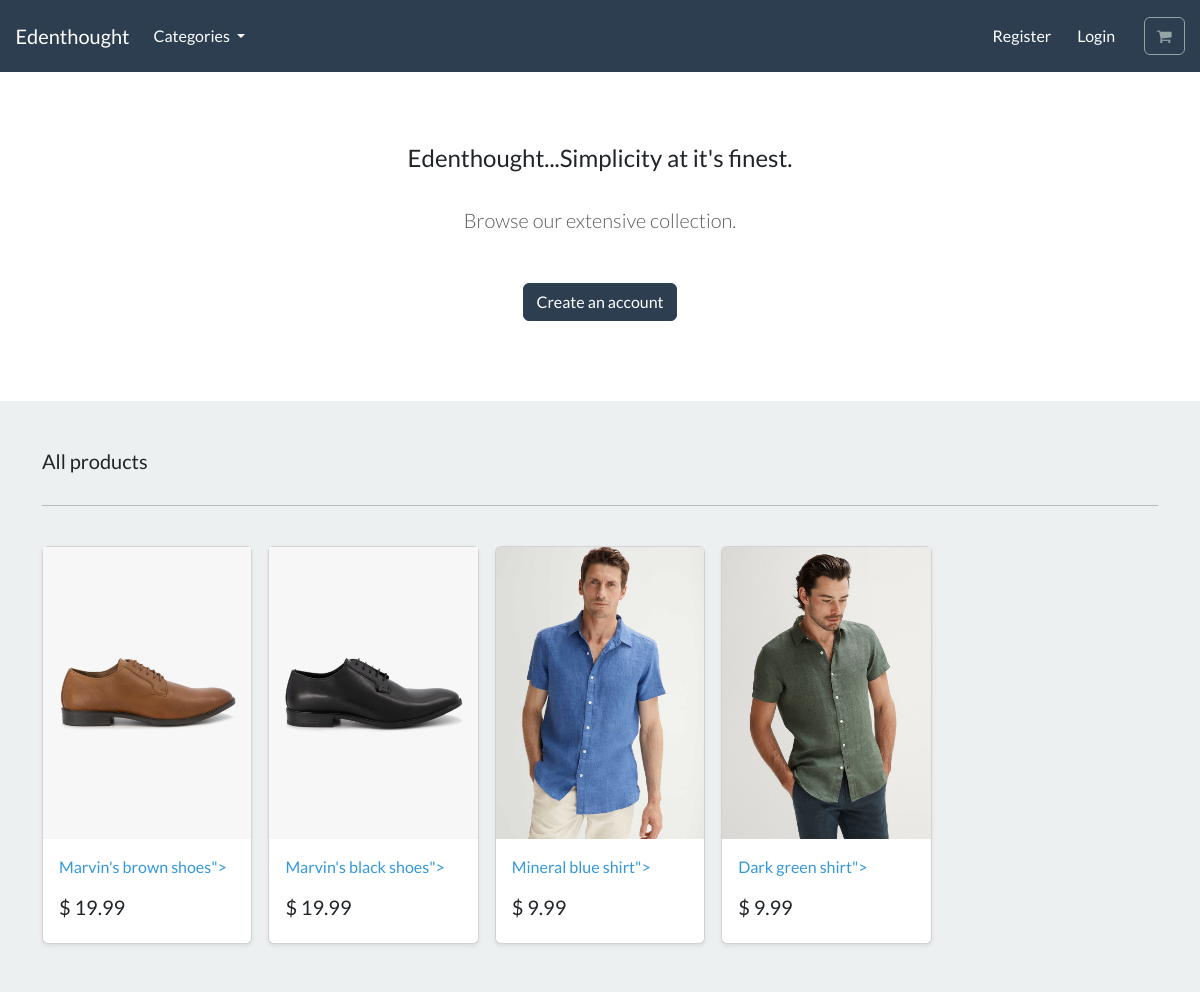
The page / on the database its author committed.
### store/models.py (models this page shows, shortened)
class Product(models.Model):
    category = models.ForeignKey(Category, related_name='product',on_delete=models.CASCADE, null=True)
    title=models.CharField(max_length=250)
    brand=models.CharField(max_length=250,default='un-branded')
    description= models.TextField(blank=True)#blank denotes an optional field
    slug=models.SlugField(max_length=255) # to make urls more user-friendly and readable and unique
    price=models.DecimalField(max_digits=5,decimal_places=2) #product price
    image = models.ImageField(upload_to='images/') #pillow installation required; upon uploading an image will create an image subfolder in media
    class Meta:
        verbose_name_plural = 'products' #django by default adds an s to category name
    def get_absolute_url(self):
        return reverse('product-info',args=[self.slug])

### store/views.py (the view)
# urls.py: path('', include('store.urls')),
def store (request):
    all_products = Product.objects.all() #getting hold of all the products
    context = {'all_products':all_products}
    return render(request,'store/store.html', context)

### cart/context_processors.py (called while the page is built)
def cart(request):
    return {'cart':Cart(request)}

### store/models.py (called while the page is built)
    def get_absolute_url(self):
        return reverse('list-category',args=[self.slug])

### store/views.py (called while the page is built)
def categories(request):
    all_categories=Category.objects.all() #select all categories(shoes and shirts
    return {'all_categories': all_categories}

### store/templates/store/store.html
{% extends "store/base.html" %}
{% load static %}
{% block content %}
    <section class="py-4 text-center container">
        <div class="row py-lg-5">
            <div class="col-lg-6 col-md-8 mx-auto">
                <h4> Edenthought...Simplicity at it's finest. </h4>
                <br>
                <p class="lead text-muted">
                Browse our extensive collection.
                </p>
                <br>
                <a href="#" class="btn btn-primary my-2"> Create an account </a>
            </div>
        </div>
    </section>
    <div class="album py-5 bg-light">
        <div class="container">
          <div class="pb-3 h5"> All products </div>
          <hr>
          <br>
          <div class="row row-cols-1 row-cols-sm-2 row-cols-md-5 g-3">
                {% for product in all_products%}
            <div class="col">
              <div class="card shadow-sm">
                <img class="img-fluid" alt="Responsive image" src="{{ product.image.url }}">
                <div class="card-body">
                  <p class="card-text">
                    <a class="text-info text-decoration-none" href="{{product.get_absolute_url}}">{{ product.title|capfirst }}"></a>
                  </p>
                  <div class="d-flex justify-content-between align-items-center">
                    <h5> $ {{ product.price }}</h5>
                  </div>
                </div>
              </div>
            </div>
{%  endfor %}
          </div>
        </div>
      </div>
{% endblock %}

### rows shown on the page
Product: image (picture), title "Marvin's brown shoes", price "19.99"
Product: image (picture), title "Marvin's black shoes", price "19.99"
Product: image (picture), title "Mineral blue shirt", price "9.99"
Product: image (picture), title "Dark green shirt", price "9.99"
